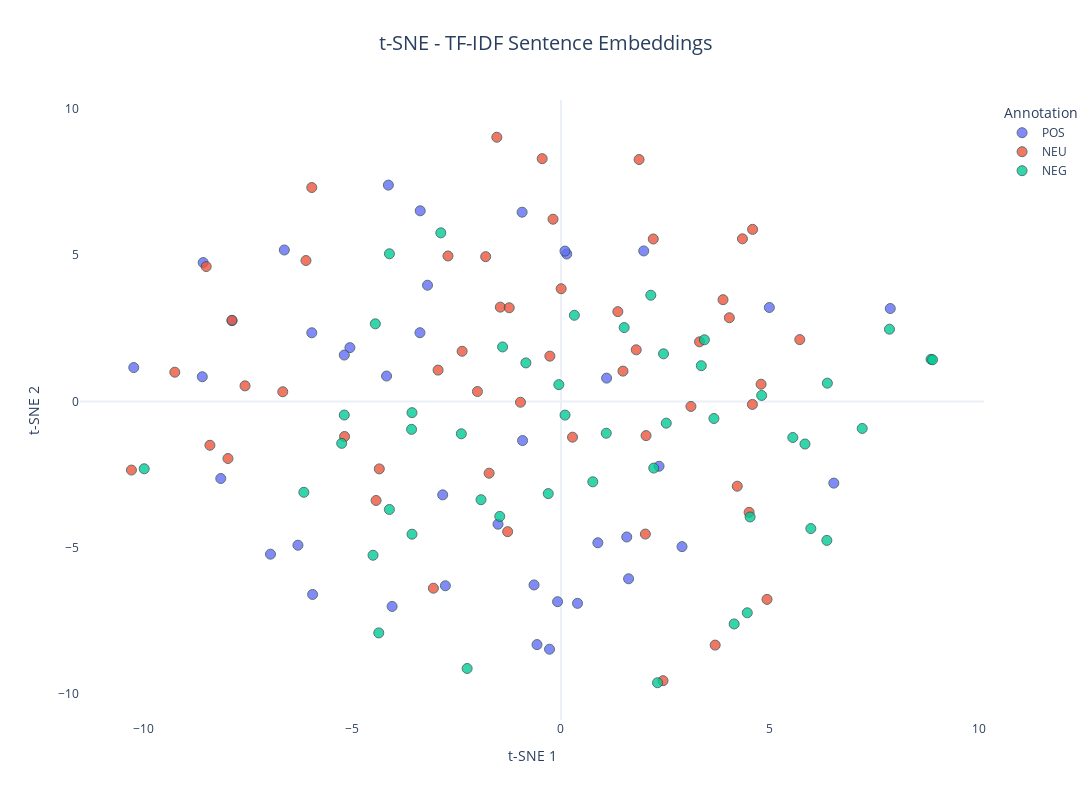

The cell this chart's notebook holds for it:
### Code cell
# display interactive plot with reduced dimensionality
annotation_plt_series = pd.Series(data["target"])

fig = px.scatter(
    x=vectors_tfidf_embedded[:, 0],
    y=vectors_tfidf_embedded[:, 1],
    color=annotation_plt_series,
    hover_data={
        "sentence": data["sentence"]
        .str.wrap(50)
        .apply(lambda x: x.replace("\n", "<br>")),
        "Annotation": annotation_plt_series,
    },
    title="t-SNE - TF-IDF Sentence Embeddings",
    labels={"color": "Annotation", "x": "t-SNE 1", "y": "t-SNE 2"},
    color_continuous_scale=px.colors.sequential.Viridis,
    template="plotly_white",
)

fig.update_traces(
    marker=dict(size=10, opacity=0.8, line=dict(width=1, color="DarkSlateGrey"))
)
fig.update_layout(
    title_font_size=20,
    title_x=0.5,
    xaxis=dict(showgrid=False),
    yaxis=dict(showgrid=False),
    coloraxis_colorbar=dict(title="Annotation"),
    legend_title_text="Annotation",
    width=1200,
    height=800,
)

fig.show()
